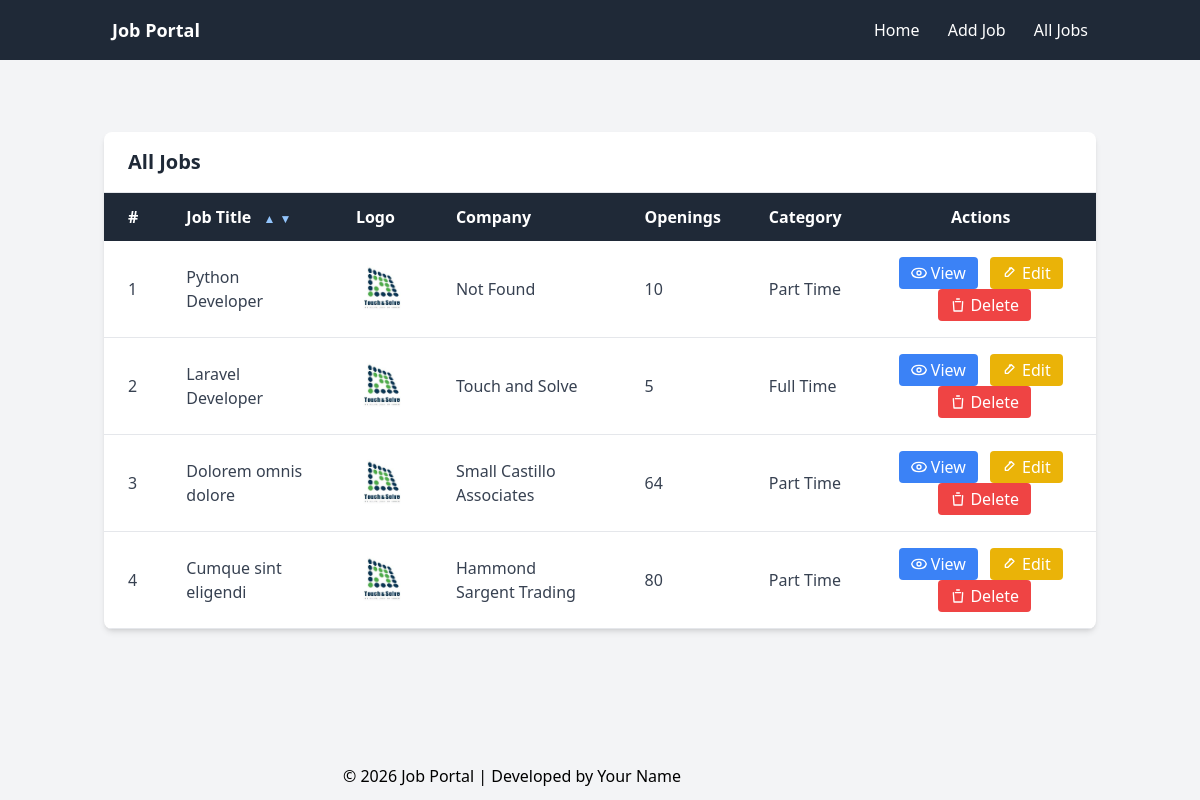
Page /all_jobs/ on the earlier database version.
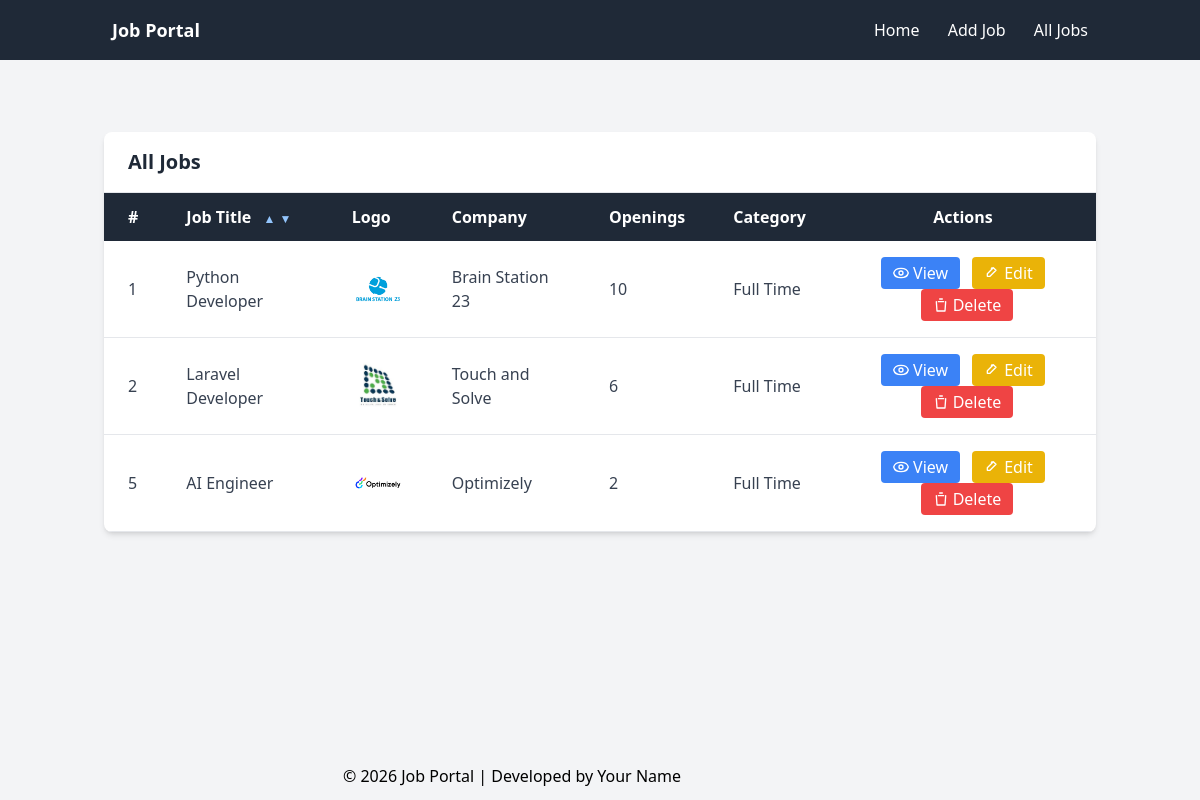
Same page on the later database version.
### Job/models.py (models this page shows, shortened)
class Job(models.Model):
    job_title = models.CharField(max_length=100)
    company_name = models.CharField(null=True)
    company_logo = models.ImageField(upload_to='company_logo/', null=True, blank=True)
    vacancy = models.IntegerField()
    category = models.CharField(max_length=50)
    description = models.TextField(max_length=500)
    skills = models.CharField(max_length=100)
    created_at = models.DateTimeField(auto_now_add=True, null=True)

### Job/views.py (the view)
# urls.py: path('all_jobs/', views.all_jobs, name="all_jobs"),
def all_jobs(request):
    sort = request.GET.get('sort')
    if sort == 'asc':
        all_jobs = Job.objects.filter().order_by('job_title')
    elif sort == "desc":
        all_jobs = Job.objects.filter().order_by('-job_title')
    else:
        all_jobs = Job.objects.all()
    context = {
        'jobs': all_jobs
    }
    return render(request, 'Jobs/all_jobs.html', context)

### templates/Jobs/all_jobs.html (shortened to what this page needs)
{% extends 'base.html' %}
{% block content %}
<div class="max-w-6xl mx-auto mt-10 bg-white shadow-md rounded-lg overflow-hidden">
    <div class="px-6 py-4 border-b">
        <h2 class="text-xl font-bold text-gray-800">
            All Jobs
        </h2>
    </div>
    <div class="overflow-x-auto">
        <table class="min-w-full table-auto">
            <thead class="bg-gray-800 text-white">
                <tr>
                    <th class="px-6 py-3 text-left">#</th>
                    <th class="px-6 py-3 text-left">
                        Job Title
                        <a href="?sort=asc" class="ml-2 text-xs text-blue-300 hover:text-white">▲</a>
                        <a href="?sort=desc" class="text-xs text-blue-300 hover:text-white">▼</a>
                    </th>
                    <th class="px-6 py-3 text-left w-[100px]">Logo</th>
                    <th class="px-6 py-3 text-left">Company</th>
                    <th class="px-6 py-3 text-left">Openings</th>
                    <th class="px-6 py-3 text-left">Category</th>
                    <th class="px-6 py-3 text-center">Actions</th>
                </tr>
            </thead>
            <tbody class="text-gray-700">
                {% for job in jobs %}
                <tr class="border-b hover:bg-gray-50">
                    <td class="px-6 py-4">{{ job.id }}</td>
                    <td class="px-6 py-4">{{ job.job_title }}</td>
                    <td class="px-6 py-4">
                        <img src="{{ job.company_logo.url }}" alt="Company Logo">
                    </td>
                    <td class="px-6 py-4">
                        {% if job.company_name %}
                        {{ job.company_name }}
                        {% else %}
                        Not Found
                        {% endif %}
                    </td>
                    <td class="px-6 py-4">{{ job.vacancy }}</td>
                    <td class="px-6 py-4">{{ job.category }}</td>
                    <td class="px-6 py-4 text-center space-x-2">
                        <a class="bg-blue-500 hover:bg-blue-600 text-white px-3 py-1 rounded inline-flex items-center"
                            href="{% url 'single_job_view' job.id %}">
                            View
                        </a>
                        <a
                            class="bg-yellow-500 hover:bg-yellow-600 text-white px-3 py-1 rounded inline-flex items-center"
                            href="{% url 'edit_job' job.id %}">
                            <svg xmlns="http://www.w3.org/2000/svg" class="h-4 w-4 mr-1" fill="none" viewBox="0 0 24 24"
                                stroke="currentColor">
                                <path stroke-linecap="round" stroke-linejoin="round" stroke-width="2" d="M11 5h2m-1-1v2m-7 7l9-9
                                      4 4-9 9H5v-4z" />
                            </svg>
                            Edit
                        </a>
                        <a
                            class="bg-red-500 hover:bg-red-600 text-white px-3 py-1 rounded inline-flex items-center"
                            href="{% url 'delete_job' job.id %}">
                            <svg xmlns="http://www.w3.org/2000/svg" class="h-4 w-4 mr-1" fill="none" viewBox="0 0 24 24"
                                stroke="currentColor">
                                <path stroke-linecap="round" stroke-linejoin="round" stroke-width="2"
                                    d="M19 7l-1 14H6L5 7m5-4h4m-6 4h8" />
                            </svg>
                            Delete
                        </a>
                    </td>
                </tr>
                {% endfor %}
            </tbody>
        </table>
    </div>
</div>
{% endblock %}

Differences in the rows shown:
removed Job: id "3", job_title "Dolorem omnis dolore", company_logo (picture), company_name "Small Castillo Associates", vacancy "64", category "Part Time"
removed Job: id "4", job_title "Cumque sint eligendi", company_logo (picture), company_name "Hammond Sargent Trading", vacancy "80", category "Part Time"
changed Job "Python Developer": company_logo: a different picture; company_name (not shown) → "Brain Station 23"; category "Part Time" → "Full Time"; no longer shows "Not Found"
changed Job "Laravel Developer": vacancy "5" → "6"
added Job: id "5", job_title "AI Engineer", company_logo (picture), company_name "Optimizely", vacancy "2", category "Full Time"
